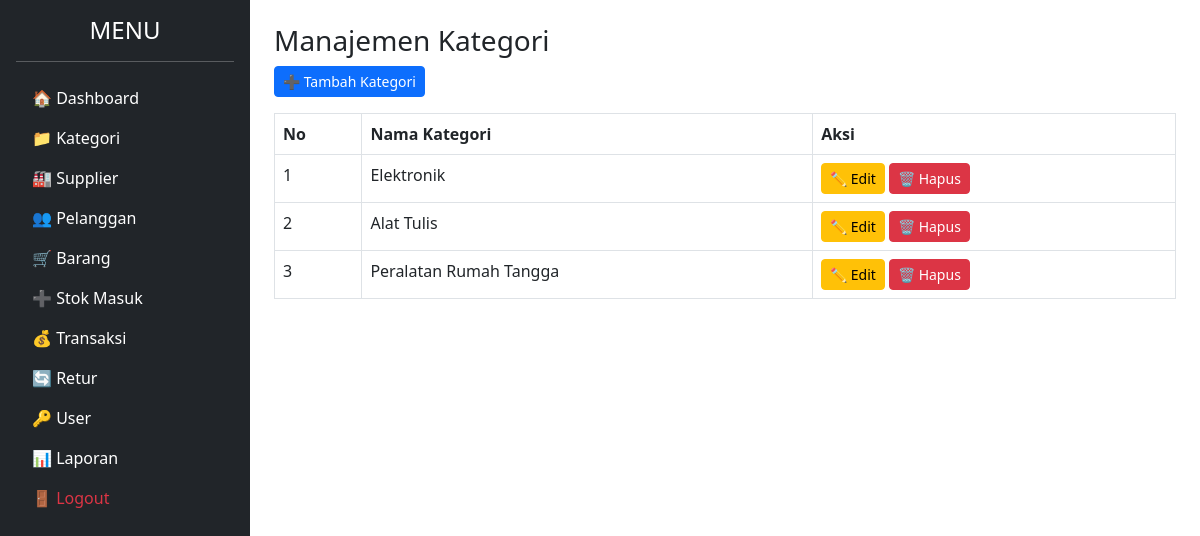
/admin/kategori/index.php (signed in), run on the app's committed database.
### tables this page shows
CREATE TABLE `kategori` (
  `id` int NOT NULL,
  `nama_kategori` varchar(100) NOT NULL
);

### admin/kategori/index.php (the view, shortened to what this page needs)
<?php
include '../../config/koneksi.php';
?>
<!DOCTYPE html>
<html lang="id">
<head>
    <link href="https://cdn.jsdelivr.net/npm/bootstrap@5.3.0/dist/css/bootstrap.min.css" rel="stylesheet">
</head>
<body>
<div class="d-flex">
    <div class="bg-dark text-white p-3" style="width:250px; min-height:100vh;">
        <h4 class="text-center">MENU</h4>
        <hr>
        <ul class="nav flex-column">
            <li class="nav-item"><a href="../index.php" class="nav-link text-white">🏠 Dashboard</a></li>
            <li class="nav-item"><a href="index.php" class="nav-link text-white">📁 Kategori</a></li>
            <li class="nav-item"><a href="../supplier/index.php" class="nav-link text-white">🏭 Supplier</a></li>
            <li class="nav-item"><a href="../pelanggan/index.php" class="nav-link text-white">👥 Pelanggan</a></li>
            <li class="nav-item"><a href="../barang/index.php" class="nav-link text-white">🛒 Barang</a></li>
            <li class="nav-item"><a href="../stok_masuk/index.php" class="nav-link text-white">➕ Stok Masuk</a></li>
            <li class="nav-item"><a href="../transaksi/index.php" class="nav-link text-white">💰 Transaksi</a></li>
            <li class="nav-item"><a href="../retur/index.php" class="nav-link text-white">🔄 Retur</a></li>
            <li class="nav-item"><a href="../users/index.php" class="nav-link text-white">🔑 User</a></li>
            <li class="nav-item"><a href="../laporan/index.php" class="nav-link text-white">📊 Laporan</a></li>
            <li class="nav-item"><a href="../../login/logout.php" class="nav-link text-danger">🚪 Logout</a></li>
        </ul>
    </div>
    <div class="p-4 flex-grow-1">
        <h3>Manajemen Kategori</h3>
        <a href="tambah.php" class="btn btn-primary btn-sm mb-3">➕ Tambah Kategori</a>
        <table class="table table-bordered">
            <tr>
                <th>No</th>
                <th>Nama Kategori</th>
                <th>Aksi</th>
            </tr>
            <?php
            $no = 1;
            $query = mysqli_query($koneksi, "SELECT * FROM kategori");
            while ($data = mysqli_fetch_assoc($query)) {
            ?>
            <tr>
                <td><?= $no++; ?></td>
                <td><?= $data['nama_kategori']; ?></td>
                <td>
                    <a href="edit.php?id=<?= $data['id']; ?>" class="btn btn-warning btn-sm">✏️ Edit</a>
                    <a href="?hapus=<?= $data['id']; ?>" class="btn btn-danger btn-sm" onclick="return confirm('Yakin Hapus?')">🗑️ Hapus</a>
                </td>
            </tr>
            <?php } ?>
        </table>
    </div>
</div>
</body>
</html>

### data on the page
kategori: nama_kategori "Elektronik"
kategori: nama_kategori "Alat Tulis"
kategori: nama_kategori "Peralatan Rumah Tangga"
